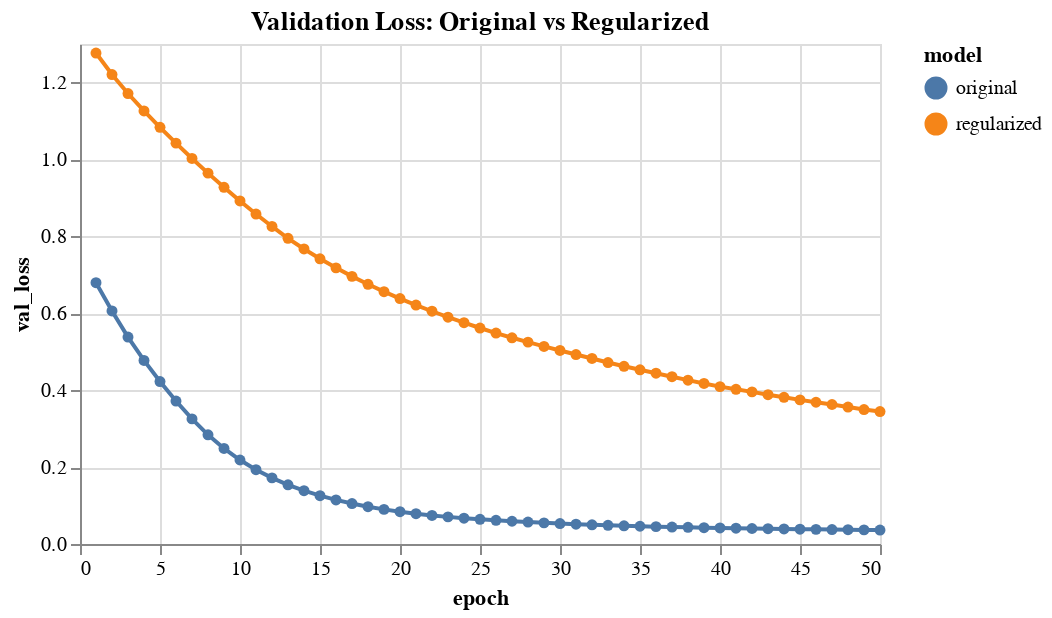

The notebook cell saved with this chart:
### Markdown cell above
**Insights:**
- More layers (depth) doesn't always mean better performance
- More neurons (width) increases model capacity but also risk of overfitting
- Find the right balance for your specific problem

## Part 10: Regularization Techniques

Let's add dropout and L2 regularization to prevent overfitting.

### Code cell
# Model with regularization
model_regularized = keras.Sequential([
    keras.layers.Dense(64, activation='relu', input_shape=(n_features,),
                       kernel_regularizer=keras.regularizers.l2(0.01)),
    keras.layers.Dropout(0.3),  # Drop 30% of neurons randomly
    keras.layers.Dense(32, activation='relu',
                       kernel_regularizer=keras.regularizers.l2(0.01)),
    keras.layers.Dropout(0.3),
    keras.layers.Dense(1, activation='sigmoid')
])

model_regularized.compile(
    optimizer='adam',
    loss='binary_crossentropy',
    metrics=['accuracy']
)

# Train with regularization
history_reg = model_regularized.fit(
    X_train_scaled, y_train,
    epochs=50,
    batch_size=32,
    validation_split=0.2,
    verbose=0
)

# Evaluate
reg_test_loss, reg_test_acc = model_regularized.evaluate(X_test_scaled, y_test, verbose=0)

print("=== Regularization Comparison ===")
print(f"Original model - Test Accuracy: {test_accuracy:.4f}")
print(f"Regularized model - Test Accuracy: {reg_test_acc:.4f}")

# Compare training curves
history_reg_df = pd.DataFrame(history_reg.history)
history_reg_df['epoch'] = range(1, len(history_reg_df) + 1)

# Plot validation loss comparison
val_loss_comparison = pd.DataFrame({
    'epoch': history_df['epoch'],
    'original': history_df['val_loss'],
    'regularized': history_reg_df['val_loss']
}).melt(
    id_vars='epoch',
    value_vars=['original', 'regularized'],
    var_name='model',
    value_name='val_loss'
)

alt.Chart(val_loss_comparison).mark_line(point=True).encode(
    x='epoch:Q',
    y='val_loss:Q',
    color='model:N'
).properties(
    width=400,
    height=250,
    title='Validation Loss: Original vs Regularized'
)

### Figure 1 — Vega-Lite specification as saved in the notebook (floating-point values rounded to 4 significant figures)
{"config": {"view": {"continuousWidth": 300, "continuousHeight": 300}}, "data": {"name": "data-34f72d6a1919cfd1de32758ceacb43ef"}, "mark": {"type": "line", "point": true}, "encoding": {"color": {"field": "model", "type": "nominal"}, "x": {"field": "epoch", "type": "quantitative"}, "y": {"field": "val_loss", "type": "quantitative"}}, "height": 250, "title": "Validation Loss: Original vs Regularized", "width": 400, "$schema": "https://vega.github.io/schema/vega-lite/v6.1.0.json", "datasets": {"data-34f72d6a1919cfd1de32758ceacb43ef": [{"epoch": 1, "model": "original", "val_loss": 0.6793}, {"epoch": 2, "model": "original", "val_loss": 0.6058}, {"epoch": 3, "model": "original", "val_loss": 0.5379}, {"epoch": 4, "model": "original", "val_loss": 0.4772}, {"epoch": 5, "model": "original", "val_loss": 0.4223}, {"epoch": 6, "model": "original", "val_loss": 0.3718}, {"epoch": 7, "model": "original", "val_loss": 0.3253}, {"epoch": 8, "model": "original", "val_loss": 0.2839}, {"epoch": 9, "model": "original", "val_loss": 0.2484}, {"epoch": 10, "model": "original", "val_loss": 0.2184}, {"epoch": 11, "model": "original", "val_loss": 0.1931}, {"epoch": 12, "model": "original", "val_loss": 0.1719}, {"epoch": 13, "model": "original", "val_loss": 0.1539}, {"epoch": 14, "model": "original", "val_loss": 0.1387}, {"epoch": 15, "model": "original", "val_loss": 0.1256}, {"epoch": 16, "model": "original", "val_loss": 0.1146}, {"epoch": 17, "model": "original", "val_loss": 0.1051}, {"epoch": 18, "model": "original", "val_loss": 0.09701}, {"epoch": 19, "model": "original", "val_loss": 0.09002}, {"epoch": 20, "model": "original", "val_loss": 0.08396}, {"epoch": 21, "model": "original", "val_loss": 0.07879}, {"epoch": 22, "model": "original", "val_loss": 0.07436}, {"epoch": 23, "model": "original", "val_loss": 0.07051}, {"epoch": 24, "model": "original", "val_loss": 0.06716}, {"epoch": 25, "model": "original", "val_loss": 0.06422}, {"epoch": 26, "model": "original", "val_loss": 0.06157}, {"epoch": 27, "model": "original", "val_loss": 0.05915}, {"epoch": 28, "model": "original", "val_loss": 0.05695}, {"epoch": 29, "model": "original", "val_loss": 0.05494}, {"epoch": 30, "model": "original", "val_loss": 0.0531}, {"epoch": 31, "model": "original", "val_loss": 0.05143}, {"epoch": 32, "model": "original", "val_loss": 0.0499}, {"epoch": 33, "model": "original", "val_loss": 0.04852}, {"epoch": 34, "model": "original", "val_loss": 0.04728}, {"epoch": 35, "model": "original", "val_loss": 0.04615}, {"epoch": 36, "model": "original", "val_loss": 0.04512}, {"epoch": 37, "model": "original", "val_loss": 0.04417}, {"epoch": 38, "model": "original", "val_loss": 0.04328}, {"epoch": 39, "model": "original", "val_loss": 0.04247}, {"epoch": 40, "model": "original", "val_loss": 0.0417}, {"epoch": 41, "model": "original", "val_loss": 0.04098}, {"epoch": 42, "model": "original", "val_loss": 0.0403}, {"epoch": 43, "model": "original", "val_loss": 0.03966}, {"epoch": 44, "model": "original", "val_loss": 0.03907}, {"epoch": 45, "model": "original", "val_loss": 0.03853}, {"epoch": 46, "model": "original", "val_loss": 0.03805}, {"epoch": 47, "model": "original", "val_loss": 0.03758}, {"epoch": 48, "model": "original", "val_loss": 0.03713}, {"epoch": 49, "model": "original", "val_loss": 0.03671}, {"epoch": 50, "model": "original", "val_loss": 0.03632}, {"epoch": 1, "model": "regularized", "val_loss": 1.277}, {"epoch": 2, "model": "regularized", "val_loss": 1.221}, {"epoch": 3, "model": "regularized", "val_loss": 1.171}, {"epoch": 4, "model": "regularized", "val_loss": 1.126}, {"epoch": 5, "model": "regularized", "val_loss": 1.083}, {"epoch": 6, "model": "regularized", "val_loss": 1.042}, {"epoch": 7, "model": "regularized", "val_loss": 1.002}, {"epoch": 8, "model": "regularized", "val_loss": 0.9642}, {"epoch": 9, "model": "regularized", "val_loss": 0.9274}, {"epoch": 10, "model": "regularized", "val_loss": 0.8919}, {"epoch": 11, "model": "regularized", "val_loss": 0.8579}, {"epoch": 12, "model": "regularized", "val_loss": 0.8256}, {"epoch": 13, "model": "regularized", "val_loss": 0.7948}, {"epoch": 14, "model": "regularized", "val_loss": 0.767}, {"epoch": 15, "model": "regularized", "val_loss": 0.7416}, {"epoch": 16, "model": "regularized", "val_loss": 0.718}, {"epoch": 17, "model": "regularized", "val_loss": 0.6958}, {"epoch": 18, "model": "regularized", "val_loss": 0.6752}, {"epoch": 19, "model": "regularized", "val_loss": 0.6561}, {"epoch": 20, "model": "regularized", "val_loss": 0.6382}, {"epoch": 21, "model": "regularized", "val_loss": 0.6213}, {"epoch": 22, "model": "regularized", "val_loss": 0.6052}, {"epoch": 23, "model": "regularized", "val_loss": 0.5898}, {"epoch": 24, "model": "regularized", "val_loss": 0.5753}, {"epoch": 25, "model": "regularized", "val_loss": 0.5616}, {"epoch": 26, "model": "regularized", "val_loss": 0.5483}, {"epoch": 27, "model": "regularized", "val_loss": 0.5362}, {"epoch": 28, "model": "regularized", "val_loss": 0.5249}, {"epoch": 29, "model": "regularized", "val_loss": 0.5138}, {"epoch": 30, "model": "regularized", "val_loss": 0.5031}, {"epoch": 31, "model": "regularized", "val_loss": 0.4926}, {"epoch": 32, "model": "regularized", "val_loss": 0.4824}, {"epoch": 33, "model": "regularized", "val_loss": 0.4718}, {"epoch": 34, "model": "regularized", "val_loss": 0.4621}, {"epoch": 35, "model": "regularized", "val_loss": 0.453}, {"epoch": 36, "model": "regularized", "val_loss": 0.444}, {"epoch": 37, "model": "regularized", "val_loss": 0.4349}, {"epoch": 38, "model": "regularized", "val_loss": 0.426}, {"epoch": 39, "model": "regularized", "val_loss": 0.4173}, {"epoch": 40, "model": "regularized", "val_loss": 0.4092}, {"epoch": 41, "model": "regularized", "val_loss": 0.4022}, {"epoch": 42, "model": "regularized", "val_loss": 0.3955}, {"epoch": 43, "model": "regularized", "val_loss": 0.3882}, {"epoch": 44, "model": "regularized", "val_loss": 0.3813}, {"epoch": 45, "model": "regularized", "val_loss": 0.3747}, {"epoch": 46, "model": "regularized", "val_loss": 0.3685}, {"epoch": 47, "model": "regularized", "val_loss": 0.3627}, {"epoch": 48, "model": "regularized", "val_loss": 0.3561}, {"epoch": 49, "model": "regularized", "val_loss": 0.3495}, {"epoch": 50, "model": "regularized", "val_loss": 0.3444}]}}
